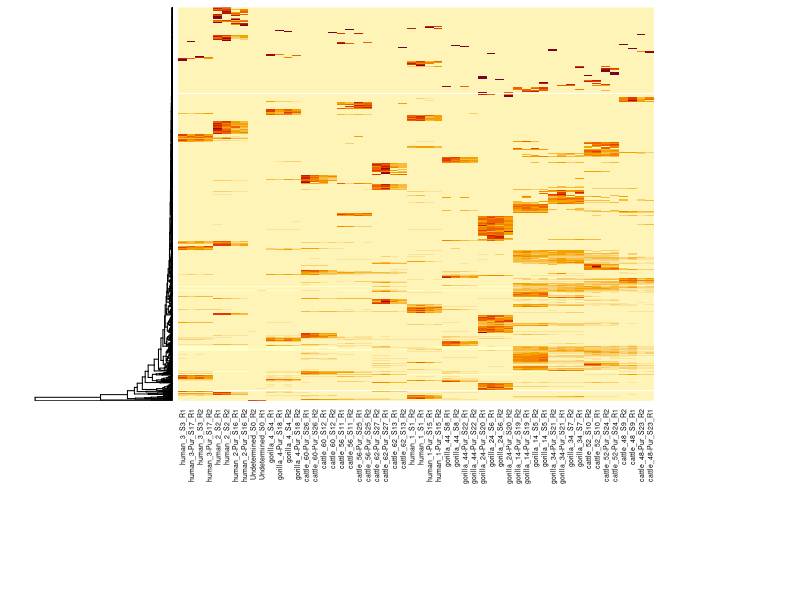
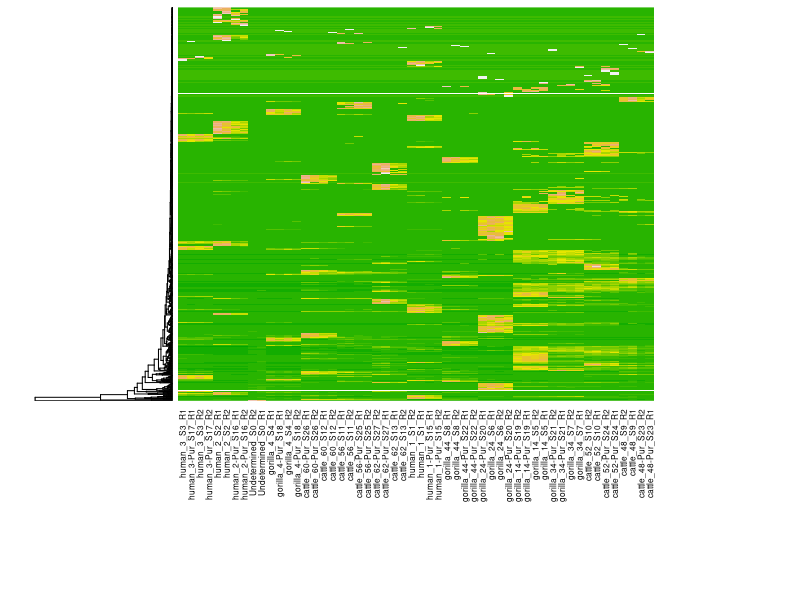

Write R code to recreate these figures, in order. (Note: this script raises an error after producing the figures.)
require(graphics); require(grDevices)

#setwd("C:/Users/David Hayman/Dropbox/marsden/ORION__sample_results")

data<-read.csv("06032015_run_mfp_scan_v5.csv",header=T,row.names=1)
colnames(data) <- c(#"UniqueID",
  "human_3_S3_R1",
  "human_3-Pur_S17_R1",
  "human_3_S3_R2",
  "human_3-Pur_S17_R2",
  "human_2_S2_R1",
  "human_2_S2_R2",
  "human_2-Pur_S16_R1",
  "human_2-Pur_S16_R2",
  "Undetermined_S0_R2",
  "Undetermined_S0_R1",
  "gorilla_4_S4_R1",
  "gorilla_4-Pur_S18_R1",
  "gorilla_4_S4_R2",
  "gorilla_4-Pur_S18_R2",
  "cattle_60-Pur_S26_R1",
  "cattle_60-Pur_S26_R2",
  "cattle_60_S12_R1",
  "cattle_60_S12_R2",
  "cattle_56_S11_R1",
  "cattle_56_S11_R2",
  "cattle_56-Pur_S25_R1",
  "cattle_56-Pur_S25_R2",
  "cattle_62-Pur_S27_R2",
  "cattle_62-Pur_S27_R1",
  "cattle_62_S13_R1",
  "cattle_62_S13_R2",
  "human_1_S1_R2",
  "human_1_S1_R1",
  "human_1-Pur_S15_R1",
  "human_1-Pur_S15_R2",
  "gorilla_44_S8_R1",
  "gorilla_44_S8_R2",
  "gorilla_44-Pur_S22_R1",
  "gorilla_44-Pur_S22_R2",
  "gorilla_24-Pur_S20_R1",
  "gorilla_24_S6_R1",
  "gorilla_24_S6_R2",
  "gorilla_24-Pur_S20_R2",
  "gorilla_14-Pur_S19_R2",
  "gorilla_14-Pur_S19_R1",
  "gorilla_14_S5_R2",
  "gorilla_14_S5_R1",
  "gorilla_34-Pur_S21_R2",
  "gorilla_34-Pur_S21_R1",
  "gorilla_34_S7_R2",
  "gorilla_34_S7_R1",
  "cattle_52_S10_R2",
  "cattle_52_S10_R1",
  "cattle_52-Pur_S24_R2",
  "cattle_52-Pur_S24_R1",
  "cattle_48_S9_R2",
  "cattle_48_S9_R1",	
  "cattle_48-Pur_S23_R2",	
  "cattle_48-Pur_S23_R1",
  "Ctl_S14_R1",
  "Ctl_S14_R2",
  "Ctl-Pur_S28_R1",
  "Ctl-Pur_S28_R2")

# 
# data<-data.matrix(data)
# heatmap(data)
# heatmap(data,na.rm=T)

# data<-read.csv("marsden_test.csv",header=T,row.names=1)
# data<-read.csv("marsden_test_1.csv",header=T,row.names=1)
# data<-read.csv("marsden_test_2.csv",header=T,row.names=1)
# data<-read.csv("marsden_test_3.csv",header=T,row.names=1)
data<-data.matrix(data)
# heatmap(data)
# heatmap(data,na.rm=T)

## to remove the contamination
df1<-data[!(rowSums(data[,55:58])>0),]

# df2 <- cbind(data[,1]-data[,10],
#              data[,2]-data[,10],
#              data[,3]-data[,10],
#              data[,4]-data[,10],
#              data[,5]-data[,10],
#              data[,6]-data[,10],
#              data[,7]-data[,10],
#              data[,8]-data[,10],
#              data[,9]-data[,10],
#              data[,10]-data[,10])
# df2 <- cbind(data[,1]-data[,4],
#              data[,2]-data[,4],
#              data[,3]-data[,4],
#              data[,4]-data[,4])

# df2 <- cbind(data[,1]-data[,14],
#              data[,2]-data[,14],
#              data[,3]-data[,14],
#              data[,4]-data[,14],
#              data[,5]-data[,14],
#              data[,6]-data[,14],
#              data[,7]-data[,14],
#              data[,8]-data[,14],
#              data[,9]-data[,14],
#              data[,10]-data[,14],
#              data[,11]-data[,14],
#              data[,12]-data[,14],
#              data[,13]-data[,14],
#              data[,14]-data[,14])
# 
# df2[df2<0] <- 0
# 
# 
# colnames(df2)<-colnames(data)
# 
# #heatmap(df2)
# 
# df2[df2 == 0] <- NA
# 
# df2 <- df2[,colSums(is.na(df2))<nrow(df2)]
# df2 <- df2[!rowSums(is.na(df2)) == ncol(df2),]
# 
# df2[is.na(df2)] <- 0
# #df2<-df2[,1:13]
# summary(df2)
# 
# # df2<-data.matrix(df2)
# 
# # heatmap(df2)
# 
# test<-df2[ order(-df2[,1]), ]
# test<-test[-c(1),]
# # heatmap(test)
# # heatmap(test,Colv=NA,labRow="")
# 
# # heatmap(test,Colv=NA,
# #         labRow="",#revC=T,
# #         margins=c(8,7),
# #         ColSideColors = c(rep("lightblue",3),
# #                            rep("blue",5),
# #                            rep("darkblue",5)),
# #         cexCol=1.8)
# ## # 19695 # hits

test<-df1[,1:54]
heatmap(test,Colv=NA,labRow=NA,margins=c(12,7),cexCol=0.5)

heatmap(test,Colv=NA,
        labRow=NA,col=terrain.colors(20, alpha = 1),
        margins=c(12,7),
#         ColSideColors = c(rep("lightgrey",3),
#                           rep("grey",5),
#                           rep("darkgrey",5)),
        cexCol=0.6)

res<-rownames(test)
 # write.csv(res,"res.csv")

virusresults<-test[grep("virus",res),] # returns those with 'virus' in

# virusresults<-test[c(300, # rift valley fever virus - 1 gorilla (4), 3 cattle (1:3) 
# 1016, # picobirnavirus 1 cow (2) # novel - see map : http://www.hindawi.com/journals/bmri/2014/780752/
# 1021, # Dromedary picobirnavirus 1 cow (2)
# 1069#, # Lassa virus 1 human (2)
# # 1147 # Hyposoter fugitivus ichnovirus
# ) ,]
##
# rownames(virusresults)<-c("RVFV",#"RVF virus",
#                           "PV",#"Picobirnavirus",
#                           "PV(D)",#"Picobirnavirus (D)",
#                           "LFV")#'Lassa virus')#,
#                           #"Ichnovirus (Hyposoter fugitivus)")

virusres<-as.data.frame(virusresults)
 virusres$virus<-rownames(virusres)

virusres<-virusres[-c(1,6),]
  
library(ggplot2)
library(plyr)
library(reshape2)

vres<-melt(virusres)

p <- qplot(x=virus, y=value, fill=variable,
                       data=vres, geom="bar", stat="identity",
                       position="dodge",ylab="reads")

p+theme(text = element_text(size=20),
        axis.text.x = element_text(angle=90, vjust=1,colour="grey20")) 


p <- qplot(x=virus, y=value, fill=variable,
           data=vres, geom="bar", stat="identity",
           position="stack",ylab="reads")

p+theme(text = element_text(size=20),
        axis.text.x = element_text(angle=90, vjust=1,colour="grey20")) 


virusres[virusres == 0]<-NA
virusres <- virusres[,colSums(is.na(virusres))<nrow(virusres)]
virusres
vres<-melt(virusres)

p <- qplot(x=virus, y=value, fill=variable,
           data=vres, geom="bar", stat="identity",
           position="dodge",ylab="reads")

p+theme(text = element_text(size=20),
        axis.text.x = element_text(angle=90, vjust=1,colour="grey20"))+
  scale_fill_hue(c=90, l=55)+ scale_fill_brewer(palette="Set1")

p <- qplot(x=virus, y=value, fill=variable,
           data=vres, geom="bar", stat="identity",
           position="stack",ylab="reads")

# cbPalette <- c("#999999", "#56B4E9", "#0072B2", "#D55E00", "#CC79A7")

p+theme(text = element_text(size=20),
        axis.text.x = element_text(angle=90, vjust=1,colour="grey20"))+
  scale_fill_hue(c=90, l=55)+ scale_fill_brewer(palette="Set1")


##

names(vres)<-c("virus","host","value")

p <- qplot(x=virus, y=value, fill=host,
           data=vres, geom="bar", stat="identity",
           position="dodge",ylab="reads")
p+ theme(text = element_text(size=20),
         axis.title.x=element_blank(),
      axis.text.x = element_text(angle=90, vjust=1,colour="grey20"))+
  scale_fill_hue(c=90, l=55)+ scale_fill_brewer(palette="Set1")


colnames = c( "human_3",
              "human_2",
              "gorilla_4",
              "cattle_60",
              "cattle_56",
              "cattle_62",
              "human_1",
              "gorilla_44",
              "gorilla_24",
              "gorilla_14",
              "gorilla_34",
              "cattle_52",
              "cattle_48")

# calculate the means
means = lapply(colnames, function(name) { apply(virusresults[,grep(name, colnames(virusresults))], 1, mean) })

# build the result
result = do.call(cbind, means)
result = as.data.frame(t(result))
rownames(result) = colnames

### KEEP TO REMOVE HAs IF NEEDED
result[result == 0]<-NA
result <- result[rowSums(is.na(result))<ncol(result),]
result

colnames(result)<-c("Microvirus","Picobirnavirus",
                    "D - picobirnavirus","Hepatitis C virus",
                    "Lassa virus","Hyposoter fugitivus ichnovirus")
result<-result[,2:5]

vs_r<-melt(t(result))
colnames(vs_r)<-c("virus","host","reads")


p <- qplot(x=virus, y=reads, fill=host,
           data=vs_r, geom="bar", stat="identity",
           position="dodge",ylab="reads")

p+theme(text = element_text(size=20),
        axis.text.x = element_text(angle=90, vjust=1,colour="grey20"))+
  scale_fill_hue(c=90, l=55)+ scale_fill_brewer(palette="Set1")


p <- qplot(x=virus, y=reads, fill=host,
           data=vs_r, geom="bar", stat="identity",
           position="stack",ylab="reads",asp=1)

p+theme(text = element_text(size=20),
        axis.text.x = element_text(angle=90, vjust=1,colour="grey20"))+
  scale_fill_hue(c=90, l=55)+ scale_fill_brewer(palette="Set1")


  ggplot(data=vs_r, aes(x=host,y=reads, fill=host)) +
    labs(y="Mean reads") +
    geom_bar(position='dodge',stat="identity")+
    facet_wrap( ~virus , nrow=1)+
   theme( axis.text.x = element_text(angle = 90,colour = "grey10"),
     text = element_text(size=20))

# vres[order(vres$virus),] 
# 
# ##################
# 
# library(gplots)
# heatmap.2(test,dendrogram="row",labRow=NA,
#          col=heat.colors(20),  cexCol=1,
#          scale="col")
# 
# heatmap.2(test,dendrogram="row",
#           # col=heat.colors(120),
#           cexCol=1,scale="row",labRow=NA,
#           density.info="none")
# 
# heatmap.2(test,dendrogram="row", #col=redgreen(75),
#           scale="row", key=T, keysize=1.5,
#           density.info="none", trace="none",cexCol=0.9, labRow=NA)
# 
# heatmap(test,Colv=NA,
#         labRow="",
#         margins=c(8,7),
#         ColSideColors = c(rep("#80FFFFFF",3),
#                           rep("lightgreen",5),
#                           rep("#FF80FFFF",5)),
#         cexCol=2,
#         col=cm.colors(20))
